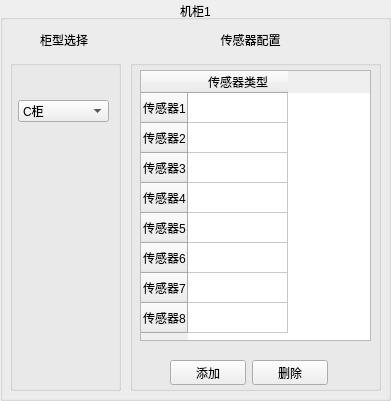
      <widget class="QGroupBox" name="groupBox_3">
       <property name="geometry">
        <rect>
         <x>10</x>
         <y>10</y>
         <width>391</width>
         <height>401</height>
        </rect>
       </property>
       <property name="title">
        <string>机柜1</string>
       </property>
       <property name="alignment">
        <set>Qt::AlignCenter</set>
       </property>
       <widget class="QGroupBox" name="groupBox_8">
        <property name="geometry">
         <rect>
          <x>710</x>
          <y>0</y>
          <width>211</width>
          <height>281</height>
         </rect>
        </property>
        <property name="title">
         <string>机柜1</string>
        </property>
       </widget>
       <widget class="QGroupBox" name="groupBox_9">
        <property name="geometry">
         <rect>
          <x>470</x>
          <y>0</y>
          <width>211</width>
          <height>281</height>
         </rect>
        </property>
        <property name="title">
         <string>机柜1</string>
        </property>
       </widget>
       <widget class="QGroupBox" name="groupBox_7">
        <property name="geometry">
         <rect>
          <x>10</x>
          <y>60</y>
          <width>111</width>
          <height>331</height>
         </rect>
        </property>
        <property name="title">
         <string/>
        </property>
        <widget class="QComboBox" name="Cabinet_comboBox_4851_master_c1">
         <property name="geometry">
          <rect>
           <x>8</x>
           <y>40</y>
           <width>91</width>
           <height>22</height>
          </rect>
         </property>
         <item>
          <property name="text">
           <string>C柜</string>
          </property>
         </item>
         <item>
          <property name="text">
           <string>D柜</string>
          </property>
         </item>
         <item>
          <property name="text">
           <string>V柜</string>
          </property>
         </item>
         <item>
          <property name="text">
           <string>696CBBR柜</string>
          </property>
         </item>
         <item>
          <property name="text">
           <string>696CB柜</string>
          </property>
         </item>
         <item>
          <property name="text">
           <string>BE柜</string>
          </property>
         </item>
         <item>
          <property name="text">
           <string>DE柜</string>
          </property>
         </item>
         <item>
          <property name="text">
           <string>F柜</string>
          </property>
         </item>
         <item>
          <property name="text">
           <string>M柜</string>
          </property>
         </item>
         <item>
          <property name="text">
           <string>PT柜</string>
          </property>
         </item>
         <item>
          <property name="text">
           <string>PTC500柜</string>
          </property>
         </item>
         <item>
          <property name="text">
           <string>PTC600柜</string>
          </property>
         </item>
         <item>
          <property name="text">
           <string>SL柜</string>
          </property>
         </item>
         <item>
          <property name="text">
           <string>SV25SV20柜</string>
          </property>
         </item>
         <item>
          <property name="text">
           <string>SV柜</string>
          </property>
         </item>
         <item>
          <property name="text">
           <string>V25V20柜</string>
          </property>
         </item>
        </widget>
        <widget class="QLabel" name="picture_lable_4851_master_c1">
         <property name="geometry">
          <rect>
           <x>20</x>
           <y>70</y>
           <width>71</width>
           <height>211</height>
          </rect>
         </property>
         <property name="text">
          <string/>
         </property>
        </widget>
       </widget>
       <widget class="QTableWidget" name="tableWidget_4851_master_c1">
        <property name="geometry">
         <rect>
          <x>140</x>
          <y>70</y>
          <width>231</width>
          <height>271</height>
         </rect>
        </property>
        <property name="lineWidth">
         <number>1</number>
        </property>
        <property name="autoScrollMargin">
         <number>16</number>
        </property>
        <row>
         <property name="text">
          <string>传感器1</string>
         </property>
        </row>
        <row>
         <property name="text">
          <string>传感器2</string>
         </property>
        </row>
        <row>
         <property name="text">
          <string>传感器3</string>
         </property>
        </row>
        <row>
         <property name="text">
          <string>传感器4</string>
         </property>
        </row>
        <row>
         <property name="text">
          <string>传感器5</string>
         </property>
        </row>
        <row>
         <property name="text">
          <string>传感器6</string>
         </property>
        </row>
        <row>
         <property name="text">
          <string>传感器7</string>
         </property>
        </row>
        <row>
         <property name="text">
          <string>传感器8</string>
         </property>
        </row>
        <column>
         <property name="text">
          <string>传感器类型</string>
         </property>
        </column>
       </widget>
       <widget class="QLabel" name="label_10">
        <property name="geometry">
         <rect>
          <x>200</x>
          <y>30</y>
          <width>101</width>
          <height>20</height>
         </rect>
        </property>
        <property name="text">
         <string>传感器配置</string>
        </property>
        <property name="alignment">
         <set>Qt::AlignCenter</set>
        </property>
       </widget>
       <widget class="QLabel" name="label_9">
        <property name="geometry">
         <rect>
          <x>40</x>
          <y>30</y>
          <width>54</width>
          <height>20</height>
         </rect>
        </property>
        <property name="text">
         <string>柜型选择</string>
        </property>
       </widget>
       <widget class="QGroupBox" name="groupBox_6">
        <property name="geometry">
         <rect>
          <x>130</x>
          <y>60</y>
          <width>251</width>
          <height>331</height>
         </rect>
        </property>
        <property name="title">
         <string/>
        </property>
        <widget class="QWidget" name="layoutWidget">
         <property name="geometry">
          <rect>
           <x>40</x>
           <y>300</y>
           <width>158</width>
           <height>25</height>
          </rect>
         </property>
         <layout class="QHBoxLayout" name="horizontalLayout_7">
          <item>
           <widget class="QPushButton" name="addBt_4851_master_c1">
            <property name="text">
             <string>添加</string>
            </property>
           </widget>
          </item>
          <item>
           <widget class="QPushButton" name="deleteBt_4851_master_c1">
            <property name="text">
             <string>删除</string>
            </property>
           </widget>
          </item>
         </layout>
        </widget>
       </widget>
       <zorder>groupBox_6</zorder>
       <zorder>groupBox_7</zorder>
       <zorder>groupBox_8</zorder>
       <zorder>groupBox_9</zorder>
       <zorder>label_10</zorder>
       <zorder>label_9</zorder>
       <zorder>tableWidget_4851_master_c1</zorder>
      </widget>
